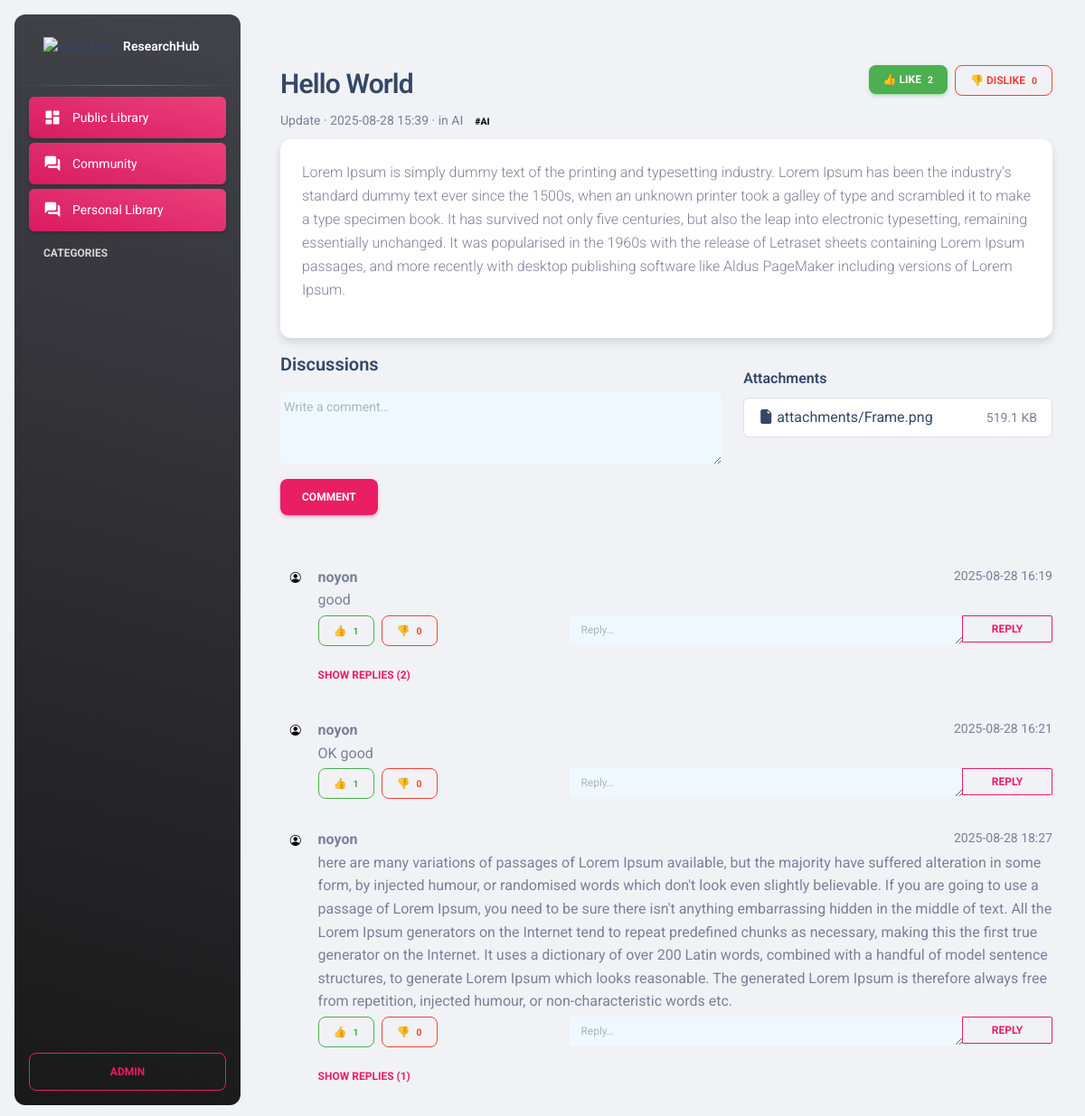
/community/post/1/ (signed in), run on the app's committed database.
### appCommunity/models.py (models this page shows, shortened)
class TimeStampedModel(models.Model):
    created_at = models.DateTimeField(auto_now_add=True, db_index=True)
    updated_at = models.DateTimeField(auto_now=True)
    class Meta:
        abstract = True

class Post(TimeStampedModel):
    class Kind(models.TextChoices):
        QUESTION = "question", "Question"
        DISCUSSION = "discussion", "Discussion"
        News = "news", "News"
        Update = "Update", "Update"
    author = models.ForeignKey(
        settings.AUTH_USER_MODEL, on_delete=models.SET_NULL, null=True, related_name="posts"
    )
    title = models.CharField(max_length=180)
    content = models.TextField()  # Markdown or plain text
    kind = models.CharField(max_length=12, choices=Kind.choices, default=Kind.QUESTION)
    topic = models.ForeignKey(Topic, on_delete=models.SET_NULL, null=True, blank=True, related_name="posts")
    tags = models.ManyToManyField(Tag, blank=True, related_name="posts")
    class Meta:
        ordering = ["-created_at"]
        indexes = [
            models.Index(fields=["-created_at"]),
            models.Index(fields=["kind", "-created_at"]),
            models.Index(fields=["topic", "-created_at"]),
            models.Index(fields=["author", "-created_at"]),
        ]

class Topic(TimeStampedModel):
    name = models.CharField(max_length=100, unique=True)
    slug = models.SlugField(max_length=120, unique=True, blank=True)
    description = models.TextField(blank=True)
    class Meta:
        ordering = ["name"]
        indexes = [models.Index(fields=["slug"])]

class Tag(TimeStampedModel):
    name = models.CharField(max_length=40, unique=True)
    slug = models.SlugField(max_length=60, unique=True, blank=True)

class Attachment(TimeStampedModel):
    post = models.ForeignKey(Post, on_delete=models.CASCADE, related_name="attachments")
    file = models.FileField(upload_to="attachments/")
    name = models.CharField(max_length=140, blank=True)

class Comment(TimeStampedModel):
    post = models.ForeignKey(Post, on_delete=models.CASCADE, related_name="comments")
    author = models.ForeignKey(
        settings.AUTH_USER_MODEL, on_delete=models.SET_NULL, null=True, related_name="comments"
    )
    parent = models.ForeignKey(
        "self", null=True, blank=True, on_delete=models.CASCADE, related_name="replies"
    )
    content = models.TextField()
    class Meta:
        ordering = ["created_at"]  # oldest→newest per thread
        indexes = [
            models.Index(fields=["post", "created_at"]),
            models.Index(fields=["parent", "created_at"]),
            models.Index(fields=["author", "created_at"]),
        ]

### appCommunity/views.py (the view)
# urls.py: path("post/<int:pk>/", views.post_detail, name="post_detail"),
def post_detail(request, pk):
    post = get_object_or_404(
        Post.objects.select_related("author", "topic").prefetch_related("tags"),
        pk=pk,
    )
    reply_qs = Comment.objects.select_related("author").order_by("created_at")
    comments = list(
        Comment.objects.filter(post=post)
        .select_related("author")
        .prefetch_related(Prefetch("replies", queryset=reply_qs))
        .order_by("created_at")
    )
    root_comments = [c for c in comments if c.parent_id is None]
    comment_ids = [c.id for c in comments]
    ct_comment = ContentType.objects.get_for_model(Comment)
    like_counts_map = {}
    dislike_counts_map = {}
    if comment_ids:
        agg = (
            Reaction.objects
            .filter(content_type=ct_comment, object_id__in=comment_ids)
            .values("object_id", "kind")
            .annotate(c=Count("id"))
        )
        for row in agg:
            if row["kind"] == Reaction.Kind.LIKE:
                like_counts_map[row["object_id"]] = row["c"]
            elif row["kind"] == Reaction.Kind.DISLIKE:
                dislike_counts_map[row["object_id"]] = row["c"]
    my_map = {}
    if request.user.is_authenticated and comment_ids:
        my_map = {
            r["object_id"]: r["kind"]
            for r in (
                Reaction.objects
                .filter(user=request.user, content_type=ct_comment, object_id__in=comment_ids)
                .values("object_id", "kind")
            )
        }
    for c in comments:
        c.my_reaction = my_map.get(c.id)                    # 'like' | 'dislike' | None
        c.like_count = like_counts_map.get(c.id, 0)         # int
        c.dislike_count = dislike_counts_map.get(c.id, 0)   # int
    ct_post = ContentType.objects.get_for_model(Post)
    post_like_count = 0
    post_dislike_count = 0
    for row in (
        Reaction.objects
        .filter(content_type=ct_post, object_id=post.pk)
        .values("kind").annotate(c=Count("id"))
    ):
        if row["kind"] == Reaction.Kind.LIKE:
            post_like_count = row["c"]
        elif row["kind"] == Reaction.Kind.DISLIKE:
            post_dislike_count = row["c"]
    user_post_reaction = None
    if request.user.is_authenticated:
        user_post_reaction = (
            Reaction.objects
            .filter(user=request.user, content_type=ct_post, object_id=post.pk)
            .first()
        )
    ctx = {
        "post": post,
        "root_comments": root_comments,
        "topics": Topic.objects.order_by("name"),
        "tags": Tag.objects.order_by("name"),
        "user_post_reaction": user_post_reaction,
        "post_like_count": post_like_count,
        "post_dislike_count": post_dislike_count,
    }
    return render(request, "forum/post_detail.html", ctx)

### templates/forum/post_detail.html (shortened to what this page needs)
{% extends "root.html" %}
{% block content %}
    {% include 'aside.html' %}
    <main class="main-content position-relative max-height-vh-100 h-100 border-radius-lg mt-5 p-4">
        <div class="container">
            <div class="row">
                <article class="mb-4">
                    <div class="d-flex justify-content-between align-items-start">
                        <h3 class="mb-1">{{ post.title }}</h3>
                        {% if user.is_authenticated %}
                            <div class="btn-group">
                                <form method="post" action="{% url 'react_post' post.pk 'like' %}">
                                    <button class="btn btn-sm me-2 {% if user_post_reaction and user_post_reaction.kind == 'like' %}btn-success{% else %}btn-outline-success{% endif %}">
                                        👍 Like <span class="ms-1 small">{{ post_like_count }}</span>
                                    </button>
                                </form>
                                <form method="post" action="{% url 'react_post' post.pk 'dislike' %}">
                                    <button class="btn btn-sm {% if user_post_reaction and user_post_reaction.kind == 'dislike' %}btn-danger{% else %}btn-outline-danger{% endif %}">
                                        👎 Dislike <span class="ms-1 small">{{ post_dislike_count }}</span>
                                    </button>
                                </form>
                            </div>
                        {% endif %}
                    </div>
                    <div class="text-muted small mb-2">
                        {{ post.get_kind_display }} · {{ post.created_at|date:"Y-m-d H:i" }}
                        {% if post.topic %} · in {{ post.topic.name }}{% endif %}
                        {% for tg in post.tags.all %}
                            <span class="badge text-bg-light">#{{ tg.name }}</span> {% endfor %}
                    </div>
                    <div class="card border-0 shadow-sm mb-3">
                        <div class="card-body">
                            {{ post.content|linebreaks }}
                        </div>
                    </div>
                    <div class="row">
                        <div class="col-md-7">
                            <h5 class="mb-3">Discussions</h5>
                            {% if user.is_authenticated %}
                                <form action="{% url 'add_comment' post.pk %}" method="post" class="mb-3">
                                    <div class="">
                                <textarea style="background-color: aliceblue" name="content" class="form-control p-1"
                                      rows="3" placeholder="Write a comment…"
                                      required></textarea>
                                        <button class="btn btn-primary mt-3">Comment</button>
                                    </div>
                                </form>
                            {% else %}
                                <p class="text-muted">Log in to comment.</p>
                            {% endif %}
                        </div>
                        <div class="col-md-5">
                            <div class="mt-3">
                                <h6 class="mb-2">Attachments</h6>
                                <ul class="list-group">
                                    {% for att in post.attachments.all %}
                                        <li class="list-group-item d-flex justify-content-between align-items-center">
                                            <a href="{{ att.file.url }}" download>
                                                <i class="bi bi-file-earmark-fill"></i> {{ att.name|default:att.file.name }}
                                            </a>
                                            <small class="text-muted">{{ att.file.size|filesizeformat }}</small>
                                        </li>
                                    {% empty %}
                                        <li class="list-group-item text-muted">No attachments.</li>
                                    {% endfor %}
                                </ul>
                            </div>
                        </div>
                    </div>
                </article>
                <section>
                    {% if root_comments %}
                        <ul class="list-unstyled">
                            {% for comment in root_comments %}
                                {% include "forum/_comment.html" with comment=comment post=post %}
                            {% endfor %}
                        </ul>
                    {% else %}
                        <p class="text-muted">No comments yet.</p>
                    {% endif %}
                </section>
            </div>
        </div>
    </main>
{% endblock %}

### templates/forum/_comment.html (shortened to what this page needs)
<li class="mb-3 ">
    <div class="">
        <div class="p-0">
            <div class="d-flex align-items-start">
                <div class="me-2">
                    <span class="badge text-bg-secondary"><i class="bi bi-person-circle"></i></span>
                </div>
                <div class="flex-grow-1">
                    <div class="d-flex justify-content-between">
                        <strong>{{ comment.author|default:"Anon" }}</strong>
                        <small class="text-muted">{{ comment.created_at|date:"Y-m-d H:i" }}</small>
                    </div>
                    <div class="mt-0 mb-1">
                        {{ comment.content|linebreaksbr }}
                    </div>
                    <div class="row">
                        <div class="col-md-4">
                            <div class="btn-group">
                                <form method="post" action="{% url 'react_comment' comment.pk 'like' %}">
                                    <button class="btn btn-sm me-2 {% if comment.my_reaction == 'like' %}btn-success{% else %}btn-outline-success{% endif %}">
                                        👍 <span class="ms-1 small">{{ comment.like_count }}</span>
                                    </button>
                                </form>
                                <form method="post" action="{% url 'react_comment' comment.pk 'dislike' %}">
                                    <button class="btn btn-sm {% if comment.my_reaction == 'dislike' %}btn-danger{% else %}btn-outline-danger{% endif %}">
                                        👎 <span class="ms-1 small">{{ comment.dislike_count }}</span>
                                    </button>
                                </form>
                            </div>
                        </div>
                        <div class="col-md-8">
                            {% if user.is_authenticated %}
                                <form action="{% url 'add_comment' post.pk %}" method="post" class="mt-0">
                                    <div class="input-group input-group-sm">
                                <textarea style="background-color: aliceblue;height: 100%" name="content" class="form-control"
                                          rows="1" placeholder="Reply…"
                                          required></textarea>
                                        <button style="width: 100px;" class="btn btn-outline-primary">Reply</button>
                                    </div>
                                </form>
                            {% endif %}
                        </div>
                    </div>
                    {% with reply_len=comment.replies.all|length %}
                        {% if reply_len %}
                            <button
                                    class="btn btn-link btn-sm px-0 collapsed"
                                    type="button"
                                    data-bs-toggle="collapse"
                                    data-bs-target="#replies-{{ comment.id }}"
                                    aria-expanded="false"
                                    aria-controls="replies-{{ comment.id }}"
                            >
                                <span class="when-closed">Show replies ({{ reply_len }})</span>
                            </button>
                        {% endif %}
                    {% endwith %}
                </div>
            </div>
        </div>
    </div>
</li>

### templates/forum/_comment.html (style rules this page uses)
.collapsed .when-closed { display: inline; }

### data on the page
Post: title "Hello World", kind "Update", created_at "2025-08-28 15:39", topic.name "AI", content "Lorem Ipsum is simply dummy text of the printing and typesetting industry. Lorem Ipsum has been the industry's standard dummy text ever since the 1500s, when an unknown printer took a galley of type and scrambled it to make a type specimen book. It has survived not only five centuries, but also the leap into electronic typesetting, remaining essentially unchanged. It was popularised in the 1960s with the release of Letraset sheets containing Lorem Ipsum passages, and more recently with desktop publishing software like Aldus PageMaker including versions of Lorem Ipsum."
Tag: name "AI"
Attachment: name "attachments/Frame.png", file.size|filesizeformat "519.1 KB"
Comment: author "noyon", created_at "2025-08-28 16:19", content "good", like_count "1", dislike_count "0", replies "2"
Comment: author "noyon", created_at "2025-08-28 16:21", content "OK good", like_count "1", dislike_count "0"
Comment: author "noyon", created_at "2025-08-28 18:27", content "here are many variations of passages of Lorem Ipsum available, but the majority have suffered alteration in some form, by injected humour, or randomised words which don't look even slightly believable. If you are going to use a passage of Lorem Ipsum, you need to be sure there isn't anything embarrassing hidden in the middle of text. All the Lorem Ipsum generators on the Internet tend to repeat predefined chunks as necessary, making this the first true generator on the Internet. It uses a dictionary of over 200 Latin words, combined with a handful of model sentence structures, to generate Lorem Ipsum which looks reasonable. The generated Lorem Ipsum is therefore always free from repetition,…", like_count "1", dislike_count "0", replies "1"

### other printed values
{{ post_like_count }} "2"
{{ post_dislike_count }} "0"
